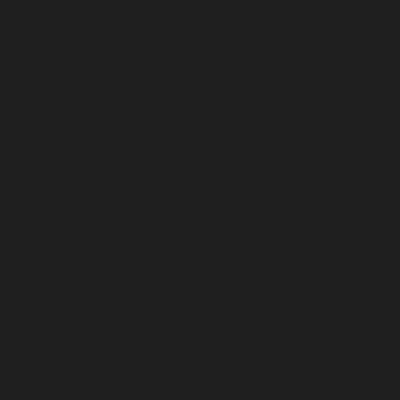
Frame 1 (no input)
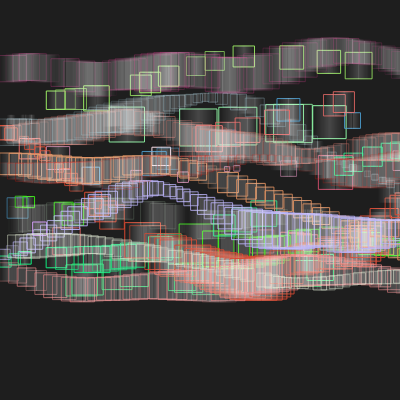
Frame 60 (no input)
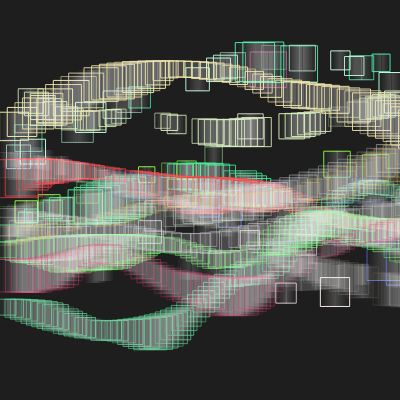
Frame 120 (the mouse pressed at the canvas centre since frame 60)

The p5.js sketch that drew these frames (run headless with seeded random() and noise() and a simulated clock; from frame 60 on, the mouse is pressed at the canvas centre):

// p5.js sketch
// ── sketch.js
let shapeSets = [];
let sizeoff = 0.0;
let bassTrigger = true;

function setup() {
  //play the sound if mouse button clicked on the canva
  cnv = createCanvas(400, 400);
  colorMode(RGB);
  frameRate(60);
}



function draw() {
  background(30);
  
  //Randomly make a new wave
  if (random() < 0.5) {
    shapeSets.push(createRectangleWave(random(5,10)));
  }
  
  for (let wave of shapeSets) {
    let waveStroke = random(0,100);
    for (let i = 0; i < wave.length; i++) {
      let e = wave[i];
      stroke(e.color.levels[0], e.color.levels[1], e.color.levels[2], e.a);
      //noFill();
      if (e.appearing) {
        if (e.a == 0) {
          e.a += random() < 0.2 ? 1 : 0;
          continue;
        }
        rect(e.x, e.y, e.size, e.size);
        //ellipse(e.x, e.y, e.width, 50);
        addShine(e.x, e.y, e.size, e.size);

        wave[i].a = wave[i].a  + 10;
        if (wave[i].a >= 255) {
          wave[i].appearing = false;
        }
      } else {
        wave[i].a -= random(5,20); 
        if (wave[i].a < 2 | shapeSets.length > 3) {
          // Remove the rectangle when alpha is very low
          wave.splice(i, 1);// Add the rectangle to be removed
      }
      }
    }
  }
  //filter(POSTERIZE, 3)
}

// Generates a perlin noise wave of ellipses
// Param int step: x distance in pixels between subsequent ellipses
function createEllipseWave(step) {
  let ellipses = [];

  // Generate a pastel color
  colorMode(HSB, 360, 100, 100); // Switch to HSB mode
  let hueValue = random(360); // Any hue from 0 to 360
  let saturationValue = random(100); // Low to medium saturation for pastel feel
  let brightnessValue = random(30,60); // High brightness for pastel feel
  let waveColor = color(hueValue, saturationValue, brightnessValue);

  colorMode(RGB, 255); // Switch back to RGB mode

  // Go through the wave
  let yoff = random(-height/4, 5*height/4);
  let widthoff = random(0, 1000); // separate offset for width variation
  for (let x = 0; x < width; x += step) {
    // Change the strength of the waves
    yoff += 0.02;
    // Change size of the ellipses
    sizeoff += 0.1;

    widthoff += 10;
    
    // Calculate the new y value
    let y = noise(yoff) * height;
    
    // Calculate the new ellipse size
    let ellipseHeight = noise(sizeoff) * 50;

    let ellipseWidth = noise(widthoff) * 50;
    
    // Push the current ellipse
    ellipses.push({
      x: x,
      y: y,
      width: ellipseWidth,
      height: ellipseHeight,
      a: 0, // Angle for potential future use (e.g., rotation)
      appearing: true,
      color: waveColor
    });
  }
  
  return ellipses;
}

//Generates a perlin noise wave of rectangles
//Param int step: x distance in pixels between subsequent rectangles
function createRectangleWave(step) {
  let rects = [];

  // Generate a pastel color
  colorMode(HSB, 360, 100, 100); // Switch to HSB mode
  let hueValue = random(360); // Any hue from 0 to 360
  let saturationValue = random(100); // Low to medium saturation for pastel feel
  let brightnessValue = random(80,100); // High brightness for pastel feel
  let waveColor = color(hueValue, saturationValue, brightnessValue);

  colorMode(RGB, 255); // Switch back to RGB mode>

  //Go through the wave
  yoff = random(0, height);
  for (let x = 0; x<width; x += step) {
    //Change the strength of the waves
    yoff += 0.01;
    //Change strength of the rectangles
    sizeoff += 0.05;
    
    //Calculate the new y value
    let y = noise(yoff)*height;
    
    //Calculate the new rectangle size
    let rectSize = noise(sizeoff)*50;
    
    //Push the current rectangle
    rects.push({x: x,
                y: y,
                size: rectSize,
                a: 0,
                appearing: true,
                color: waveColor});
  }
  
  return rects;
}

function addShine(x, y, w, h) {
  noFill();
  for (let i = w/2; i > 0; i--) {
    let inter = map(i, 0, w/2, 50,0); // Decrease alpha value
    let c = color(255, 255, 255, inter);
    stroke(c);
    line(x + w/2 - i, y + h, x + w/2 - i, y );
    line(x + w/2 + i, y + h, x + w/2 + i, y);
  }
}
